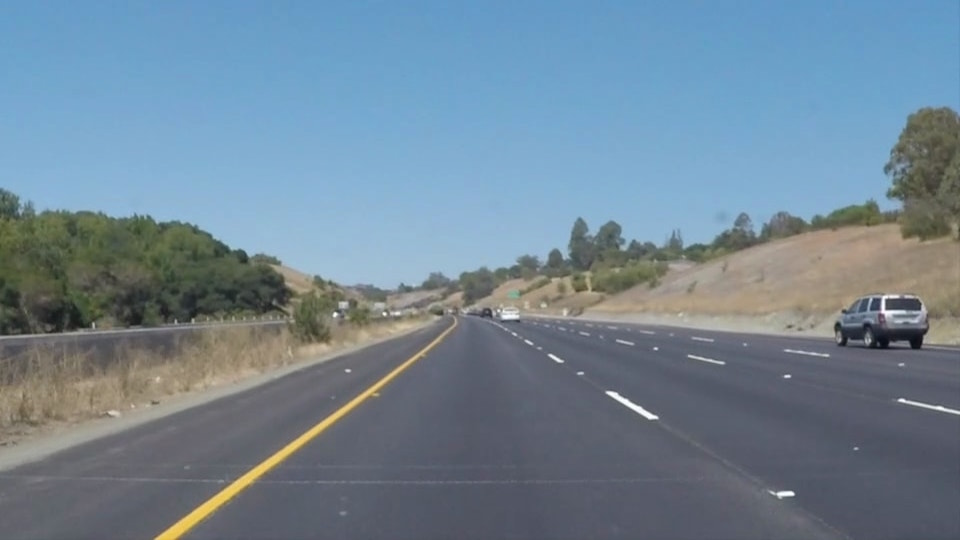
#> input picture test_images/solidYellowCurve.jpg, 960 x 540 px
$ python lane_finder.py
#> lines starting #> are read from the running program, lines starting #| are printed output that depends on the picture; after the words box and inside, x2 and y2 are one past the last pixel; in counts of white or black regions, pixels touching at a corner belong together; pictures that were not available may be replaced by others from this repository, and a replacement may not be noted
import cv2
import math
import numpy as np


def grayscale(img):
    """Applies the Grayscale transform
    This will return an image with only one color channel
    but NOTE: to see the returned image as grayscale
    (assuming your grayscaled image is called 'gray')
    you should call plt.imshow(gray, cmap='gray')"""
    return cv2.cvtColor(img, cv2.COLOR_RGB2GRAY)
    # Or use BGR2GRAY if you read an image with cv2.imread()
    # return cv2.cvtColor(img, cv2.COLOR_BGR2GRAY)

def canny(img, low_threshold, high_threshold):
    """Applies the Canny transform"""
    return cv2.Canny(img, low_threshold, high_threshold)

def gaussian_blur(img, kernel_size):
    """Applies a Gaussian Noise kernel"""
    return cv2.GaussianBlur(img, (kernel_size, kernel_size), 0)

def region_of_interest(img, vertices):
    """
    Applies an image mask.

    Only keeps the region of the image defined by the polygon
    formed from `vertices`. The rest of the image is set to black.
    `vertices` should be a numpy array of integer points.
    """
    #defining a blank mask to start with
    mask = np.zeros_like(img)

    #defining a 3 channel or 1 channel color to fill the mask with depending on the input image
    if len(img.shape) > 2:
        channel_count = img.shape[2]  # i.e. 3 or 4 depending on your image
        ignore_mask_color = (255,) * channel_count
    else:
        ignore_mask_color = 255

    #filling pixels inside the polygon defined by "vertices" with the fill color
    cv2.fillPoly(mask, vertices, ignore_mask_color)

    #returning the image only where mask pixels are nonzero
    masked_image = cv2.bitwise_and(img, mask)
    return masked_image


def draw_lines(img, lines, color=[0, 0, 255], thickness=2, vertices=[]):
    """
    NOTE: this is the function you might want to use as a starting point once you want to
    average/extrapolate the line segments you detect to map out the full
    extent of the lane (going from the result shown in raw-lines-example.mp4
    to that shown in P1_example.mp4).

    Think about things like separating line segments by their
    slope ((y2-y1)/(x2-x1)) to decide which segments are part of the left
    line vs. the right line.  Then, you can average the position of each of
    the lines and extrapolate to the top and bottom of the lane.

    This function draws `lines` with `color` and `thickness`.
    Lines are drawn on the image inplace (mutates the image).
    If you want to make the lines semi-transparent, think about combining
    this function with the weighted_img() function below
    """
    # Used to keep track of the two sets of lane lines
    left_lane_lines = []
    right_lane_lines = []

    left_lane_avg_slope = 0
    right_line_avg_slope = 0

    left_lane_avg_x = 0
    left_lane_avg_y = 0
    right_lane_avg_x = 0
    right_lane_avg_y = 0

    width = img.shape[1]

    for line in lines:
        # print(line)
        # continue
        for x1,y1,x2,y2 in line:
            # Find the slope of the line so we can throw out lines that arent nearly vertical
            slope = (y2-y1)/(x2-x1)

            # Check which side of the image the line is on
            # TODO: Find a more robust way to do this
            if (x1 < width/2) and (abs(slope) > .5):
                # cv2.line(img, (x1, y1), (x2, y2), color, thickness)
                left_lane_avg_slope += slope
                left_lane_avg_x += (x1 + x2)/2
                left_lane_avg_y += (y1 + y2)/2
                # avg_point = (int((x1+x2)/2), int((y1+y2)/2))
                left_lane_lines.append(line)
            elif abs(slope) > .5:
                # cv2.line(img, (x1, y1), (x2, y2), [255, 0, 0], thickness)
                right_line_avg_slope += slope
                right_lane_avg_x += (x1 + x2)/2
                right_lane_avg_y += (y1 + y2)/2
                # avg_point = (int((x1+x2)/2), int((y1+y2)/2))
                right_lane_lines.append(line)

    if len(left_lane_lines) > 0:
        left_lane_avg_slope /= len(left_lane_lines)
        left_lane_avg_point = (int(left_lane_avg_x/len(left_lane_lines)), int(left_lane_avg_y/len(left_lane_lines)))
        # cv2.circle(img, (left_lane_avg_point[0], left_lane_avg_point[1]), 10, (0, 255, 0), -1)
        cv2.line(img, left_lane_avg_point, (int(vertices[0][1][0]*1.05), vertices[0][1][1]), [0,0,255], 5)
        cv2.line(img, left_lane_avg_point, (int(vertices[0][0][0]*1.05), vertices[0][0][1]), [0,0,255], 5)


    if len(right_lane_lines) > 0:
        right_line_avg_slope /= len(right_lane_lines)
        right_lane_avg_point = (int(right_lane_avg_x/len(right_lane_lines)), int(right_lane_avg_y/len(right_lane_lines)))
        # cv2.circle(img, (right_lane_avg_point[0], right_lane_avg_point[1]), 10, (0, 255, 0), -1)
        cv2.line(img, right_lane_avg_point, (int(vertices[0][2][0]*.95), vertices[0][2][1]), [0,0,255], 5)
        cv2.line(img, right_lane_avg_point, (int(vertices[0][3][0]*.95), vertices[0][3][1]), [0,0,255], 5)


            # [58 lines of commented-out code are left out]


def hough_lines(img, rho, theta, threshold, min_line_len, max_line_gap, vertices):
    """
    `img` should be the output of a Canny transform.

    Returns an image with hough lines drawn.
    """
    lines = cv2.HoughLinesP(img, rho, theta, threshold, np.array([]), minLineLength=min_line_len, maxLineGap=max_line_gap)
    line_img = np.zeros((img.shape[0], img.shape[1], 3), dtype=np.uint8)
    draw_lines(line_img, lines, vertices=vertices)
    return line_img

# Python 3 has support for cool math symbols.

def weighted_img(img, initial_img, α=0.8, β=1., γ=0.):
    """
    `img` is the output of the hough_lines(), An image with lines drawn on it.
    Should be a blank image (all black) with lines drawn on it.

    `initial_img` should be the image before any processing.

    The result image is computed as follows:

    initial_img * α + img * β + γ
    NOTE: initial_img and img must be the same shape!
    """
    return cv2.addWeighted(initial_img, α, img, β, γ)


if __name__ == "__main__":
    img = cv2.imread("test_images/solidYellowCurve.jpg")
#> img is the input picture: shape (540, 960, 3); mean B, G, R 149, 133.4, 113

    vid = cv2.VideoCapture("test_videos/challenge.mp4")

    while(1):

        ret, img = vid.read()
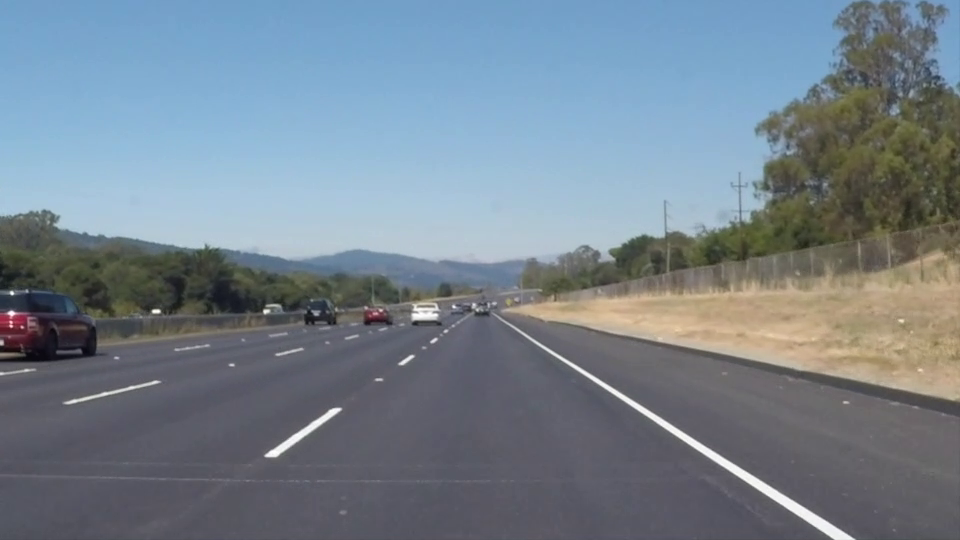
#> input picture frame 22 of test_videos/solidWhiteRight.mp4, 960 x 540 px, given in place of challenge.mp4, which was not available
#> img is the input picture: shape (540, 960, 3); mean B, G, R 141.9, 130.7, 117.7

        # Get the dimensions of the image
        height = img.shape[0]
#> height = 540
        width = img.shape[1]
#> width = 960

        cv2.imshow("Original", img)
        cv2.waitKey(0)

        # Make a copy of the original image so we can use it to find the region of interest later
        roi_img = img.copy()

        # Make another copy of the image that we will use to display the final lines on
        display_img = img.copy()

        # Get the grayscale version of the image
        gray_img = grayscale(img)
#> in grayscale, `return cv2.cvtColor(img, cv2.COLOR_RGB2GRAY)`:
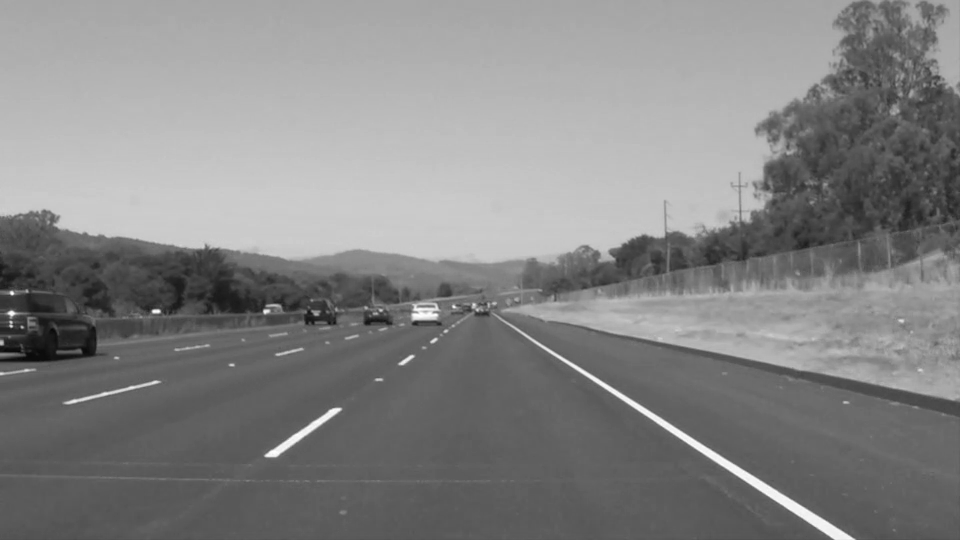
#> returned value: shape (540, 960); min 6, max 255, mean 132.6

        # Apply Guassian blur to smooth the image
        blurred_img = gaussian_blur(gray_img, 5)

        # Apply the canny edge detector to get all the lines in the image
        # Uses the standard low to high threshold ratio of 1:3
        edge_img = canny(blurred_img, 50, 150)
#> in canny, `return cv2.Canny(img, low_threshold, high_threshold)`:
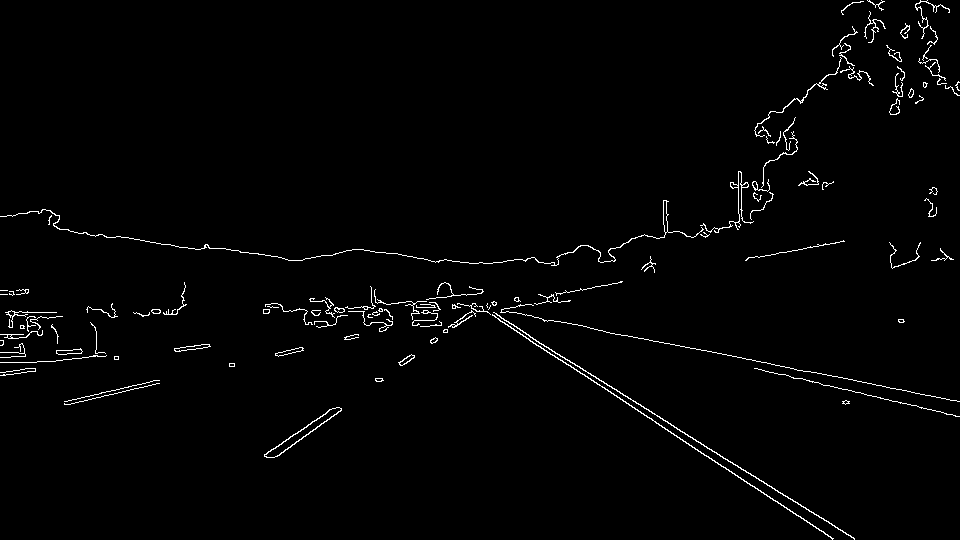
#> returned value: shape (540, 960); 1.6% white in thin lines or dots

        # cv2.imshow("Edges", edge_img)
        # cv2.waitKey(0)

        # Grab the region of interest
        vertices = np.array([[[width*.15, height], [width*.45, height*.60], [width*.55, height*.60], [width*.93, height]]], dtype=np.int32)
        roi_img = region_of_interest(edge_img, vertices)
#> in region_of_interest, `cv2.fillPoly(mask, vertices, ignore_mask_color)`:
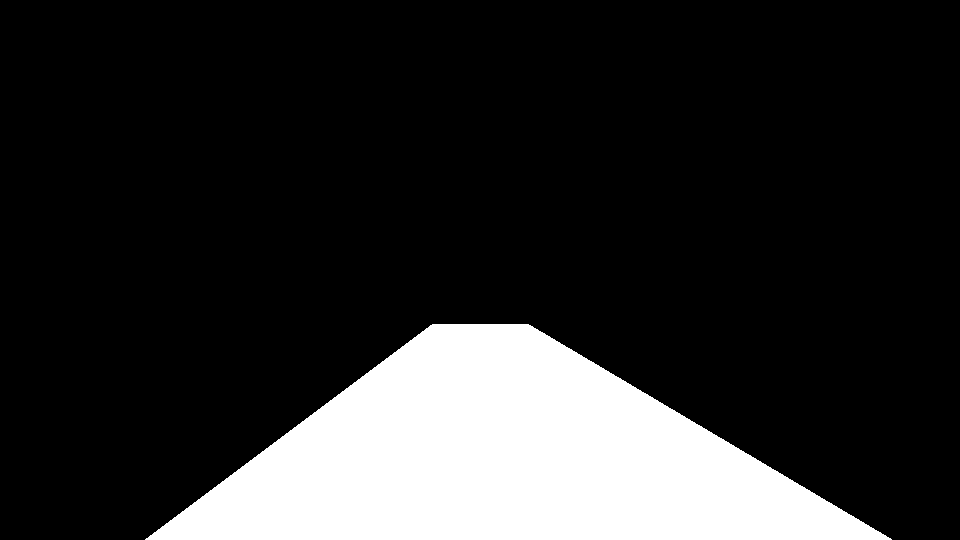
#> mask: shape (540, 960); 17.6% white; 1 white region, box (x1, y1, x2, y2) and area: (145, 324, 892, 540) 91262
#> in region_of_interest, `masked_image = cv2.bitwise_and(img, mask)`:
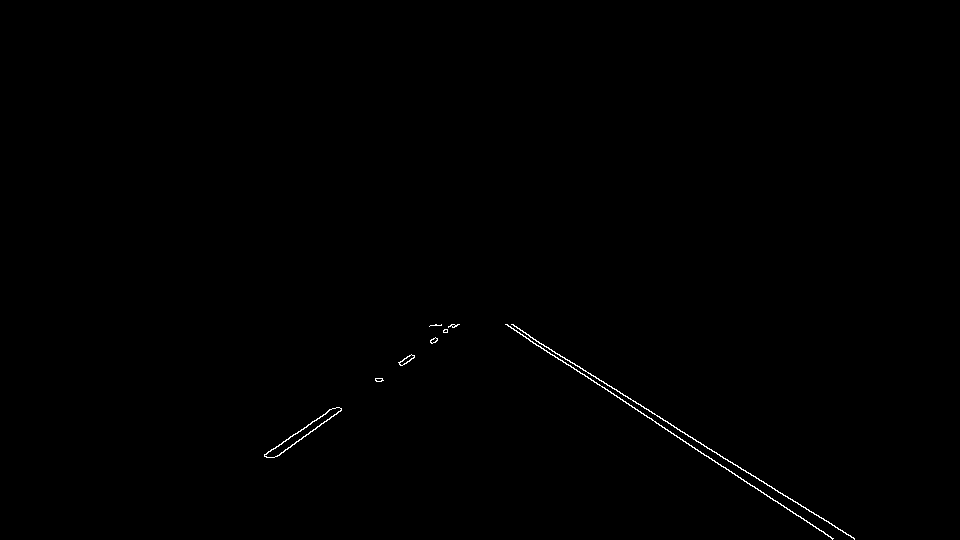
#> masked_image: shape (540, 960); 0.29% white in thin lines or dots, all inside (x1, y1, x2, y2) = (264, 324, 855, 540)

        cv2.imshow("ROI", roi_img)
        # cv2.waitKey(0)

        # Use Hough voting to get only the strongest lines in the image
        strongest_lines = hough_lines(roi_img, 1, np.pi/180, 20, 20, 15, vertices)
#> in hough_lines, `lines = cv2.HoughLinesP(img, rho, theta, threshold, np.array([]), minL..`: lines = 15 rows, first 6: [511, 324, 854, 538], [505, 324, 830, 536], [659, 425, 833, 538], [506, 324, 676, 435], [264, 454, 332, 408], [264, 455, 336, 407]
#> the loop in draw_lines, `for line in lines:` made 15 passes
#> line on passes 1 to 12: [[511, 324, 854, 538]], [[505, 324, 830, 536]], [[659, 425, 833, 538]], [[506, 324, 676, 435]], [[264, 454, 332, 408]], [[264, 455, 336, 407]], [[277, 456, 341, 409]], [[530, 337, 788, 498]], [[430, 340, 452, 324]], [[792, 499, 853, 537]], [[276, 456, 303, 436]], [[430, 341, 454, 324]]
#> after the loop in draw_lines, `for line in lines:`: left_lane_avg_slope = -6.42; left_lane_avg_x = 3410.5; left_lane_avg_y = 3406.5; left_lane_lines = [[[264, 454, 332, 408]], [[264, 455, 336, 407]], [[277, 456, 341, 409]], [[430, 340, 452, 324]], [[276, 456, 303, 436]], [[430, 341, 454, 324]], [[431, 342, 459, 324]], [[432, 343, 457, 324]], [[431, 343, 452, 327]]]; right_lane_avg_x = 4168.5; right_lane_avg_y = 2657.5; right_lane_lines = [[[511, 324, 854, 538]], [[505, 324, 830, 536]], [[659, 425, 833, 538]], [[506, 324, 676, 435]], [[530, 337, 788, 498]], [[792, 499, 853, 537]]]; right_line_avg_slope = 3.83
#> in draw_lines, `left_lane_avg_slope /= len(left_lane_lines)`: left_lane_avg_slope = -0.713
#> in draw_lines, `left_lane_avg_point = (int(left_lane_avg_x/len(left_lane_lines)), int(..`: left_lane_avg_point = (378, 378)
#> in draw_lines, `right_line_avg_slope /= len(right_lane_lines)`: right_line_avg_slope = 0.638
#> in draw_lines, `right_lane_avg_point = (int(right_lane_avg_x/len(right_lane_lines)), i..`: right_lane_avg_point = (694, 442)
#> in draw_lines, `cv2.line(img, right_lane_avg_point, (int(vertices[0][3][0]*.95), verti..`:
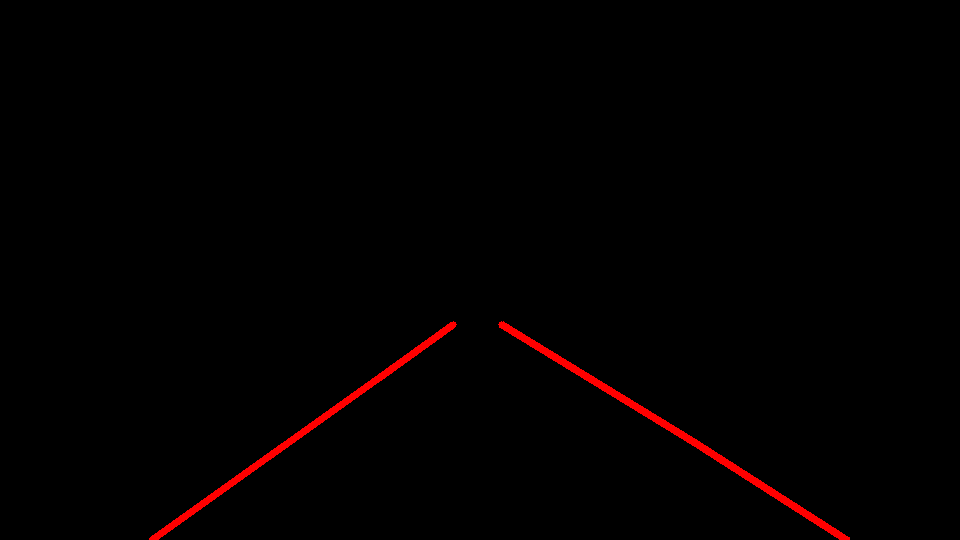
#> img: shape (540, 960, 3); mean of channels 0, 1, 2 0, 0, 2.7; drawn as B, G, R
        cv2.imshow("Hough lines", strongest_lines)
        # cv2.waitKey(0)

        # Apply the lines to the original image
        hough_img = (weighted_img(strongest_lines, img))
#> in weighted_img, `return cv2.addWeighted(initial_img, α, img, β, γ)`:
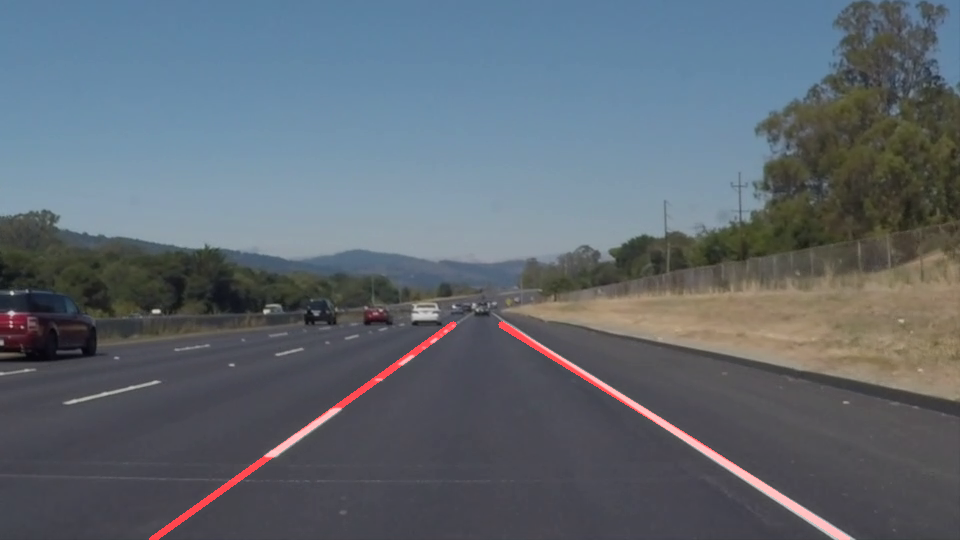
#> returned value: shape (540, 960, 3); mean of channels 0, 1, 2 113.6, 104.5, 95.5; drawn as B, G, R

        cv2.imshow("Hough image", hough_img)
        # cv2.waitKey(0)
